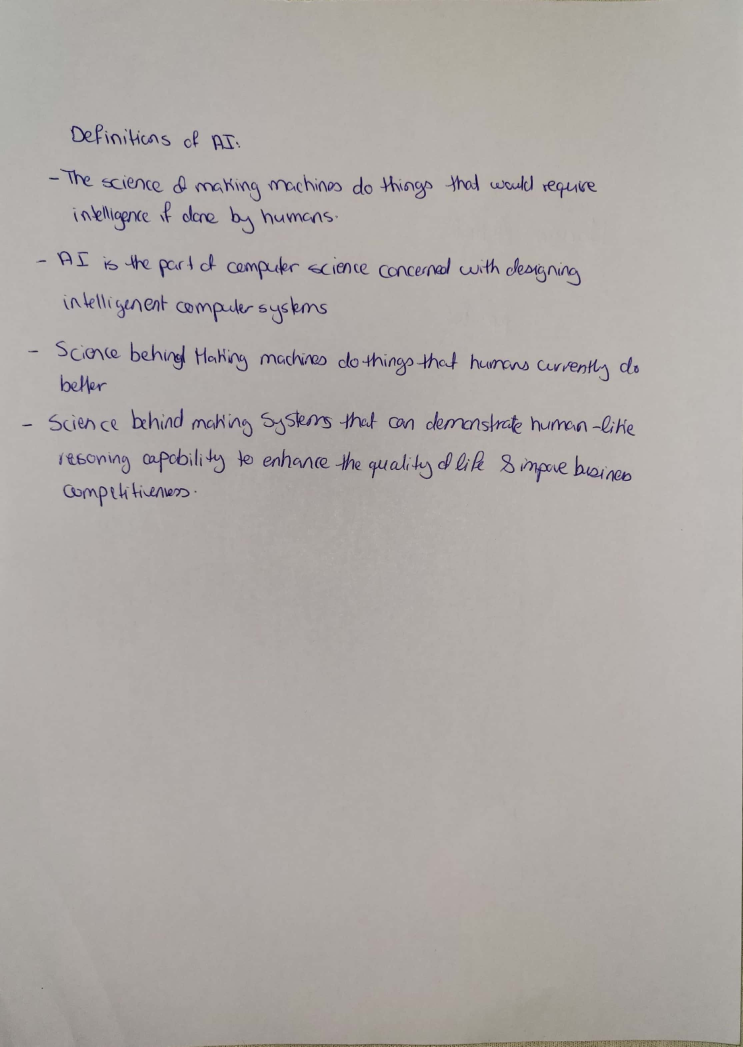
#> input picture testData/Females/F124.jpg, 2228 x 3140 px (shown at 1/3 size)
$ python -i cold_feature_extraction.py   (imports and definitions only)
#> lines starting #> are read from the running program, lines starting #| are printed output that depends on the picture; after the words box and inside, x2 and y2 are one past the last pixel; in counts of white or black regions, pixels touching at a corner belong together

from PIL import Image, ImageEnhance
import cv2
import numpy as np

N_RHO_BINS = 7
N_ANGLE_BINS = 12
N_BINS = N_RHO_BINS * N_ANGLE_BINS
BIN_SIZE = 360 // N_ANGLE_BINS
R_INNER = 5.0
R_OUTER = 35.0
K_S = np.arange(3, 8)
sharpness_factor=10
bordersize=3


def preprocess_image(img_file, sharpness_factor = 10, bordersize = 3):
#> called with img_file = 'testData/Females/F124.jpg', sharpness_factor = 10, bordersize = 3
    im = Image.open(img_file)
#> im is the input picture: PIL image 2228x3140 RGB; mean R, G, B 173.9, 169.1, 165.9

    enhancer = ImageEnhance.Sharpness(im)
    im_s_1 = enhancer.enhance(sharpness_factor)
    # plt.imshow(im_s_1, cmap='gray')

    (width, height) = (im.width * 2, im.height * 2)
#> width = 4456; height = 6280
    im_s_1 = im_s_1.resize((width, height))
#> im_s_1: PIL image 4456x6280 RGB
    image = np.array(im_s_1)
    image = cv2.copyMakeBorder(
        image,
        top=bordersize,
        bottom=bordersize,
        left=bordersize,
        right=bordersize,
        borderType=cv2.BORDER_CONSTANT,
        value=[255, 255, 255]
    )

    image = cv2.cvtColor(image, cv2.COLOR_BGR2GRAY)
#> image: shape (6286, 4462)
    image = cv2.GaussianBlur(image,(3,3),0)

    (thresh, bw_image) = cv2.threshold(image, 128, 255, cv2.THRESH_BINARY | cv2.THRESH_OTSU)
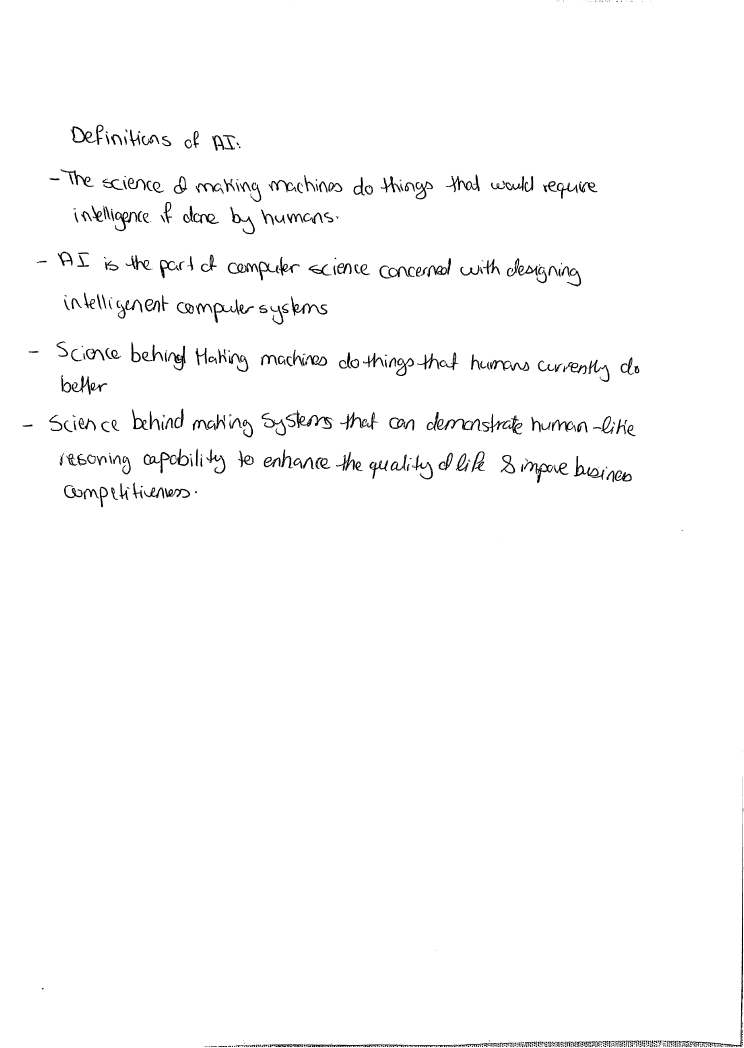
#> bw_image: shape (6286, 4462) (shown at 1/6 size); 98.4% white; 891 black regions (268 under 20 px)
#> thresh = 106

    return bw_image

def get_contour_pixels(bw_image):
    contours, _= cv2.findContours(bw_image, cv2.RETR_TREE, cv2.CHAIN_APPROX_NONE)
#> contours = 1188 contours, 430 with area under 20; largest, box (x1, y1, x2, y2) and area: (0, 0, 4462, 6286) 28037385, (4440, 4801, 4460, 6268) 8899, (425, 757, 580, 858) 8160, (1754, 2460, 1996, 2575) 6832, (3142, 2768, 3322, 2899) 5882
    contours = sorted(contours, key=cv2.contourArea, reverse=True)[1:]
#> contours = 1187 contours, 430 with area under 20; largest, box (x1, y1, x2, y2) and area: (4440, 4801, 4460, 6268) 8899, (425, 757, 580, 858) 8160, (1754, 2460, 1996, 2575) 6832, (3142, 2768, 3322, 2899) 5882, (2689, 1046, 2879, 1154) 5781

    img2 = bw_image.copy()[:,:,np.newaxis]
    img2 = np.concatenate([img2, img2, img2], axis = 2)
#> img2: shape (6286, 4462, 3); 98.4% white; 891 black regions (268 under 20 px)

    return contours

def get_cold_features(img_file, approx_poly_factor = 0.01):
    bw_image = preprocess_image(img_file, sharpness_factor, bordersize)
    contours = get_contour_pixels(bw_image)

    rho_bins_edges = np.log10(np.linspace(R_INNER, R_OUTER, N_RHO_BINS))
    feature_vectors = np.zeros((len(K_S), N_BINS))

    for j, k in enumerate(K_S):
        hist = np.zeros((N_RHO_BINS, N_ANGLE_BINS))
        for cnt in contours:
            epsilon = approx_poly_factor * cv2.arcLength(cnt,True)
            cnt = cv2.approxPolyDP(cnt,epsilon,True)
            n_pixels = len(cnt)

            point_1s = np.array([point[0] for point in cnt])
            x1s, y1s = point_1s[:, 0], point_1s[:, 1]
            point_2s = np.array([cnt[(i + k) % n_pixels][0] for i in range(n_pixels)])
            x2s, y2s = point_2s[:, 0], point_2s[:, 1]

            thetas = np.degrees(np.arctan2(y2s - y1s, x2s - x1s) + np.pi)
            rhos = np.sqrt((y2s - y1s) ** 2 + (x2s - x1s) ** 2)
            rhos_log_space = np.log10(rhos)

            quantized_rhos = np.zeros(rhos.shape, dtype=int)
            for i in range(N_RHO_BINS):
                quantized_rhos += (rhos_log_space < rho_bins_edges[i])

            for i, r_bin in enumerate(quantized_rhos):
                theta_bin = int(thetas[i] // BIN_SIZE) % N_ANGLE_BINS
                hist[r_bin - 1, theta_bin] += 1

        normalised_hist = hist / hist.sum()
        feature_vectors[j] = normalised_hist.flatten()

    return feature_vectors.flatten()

>>> result = get_cold_features('testData/Females/F124.jpg')

$ run again, on testData/Females/F125.jpg
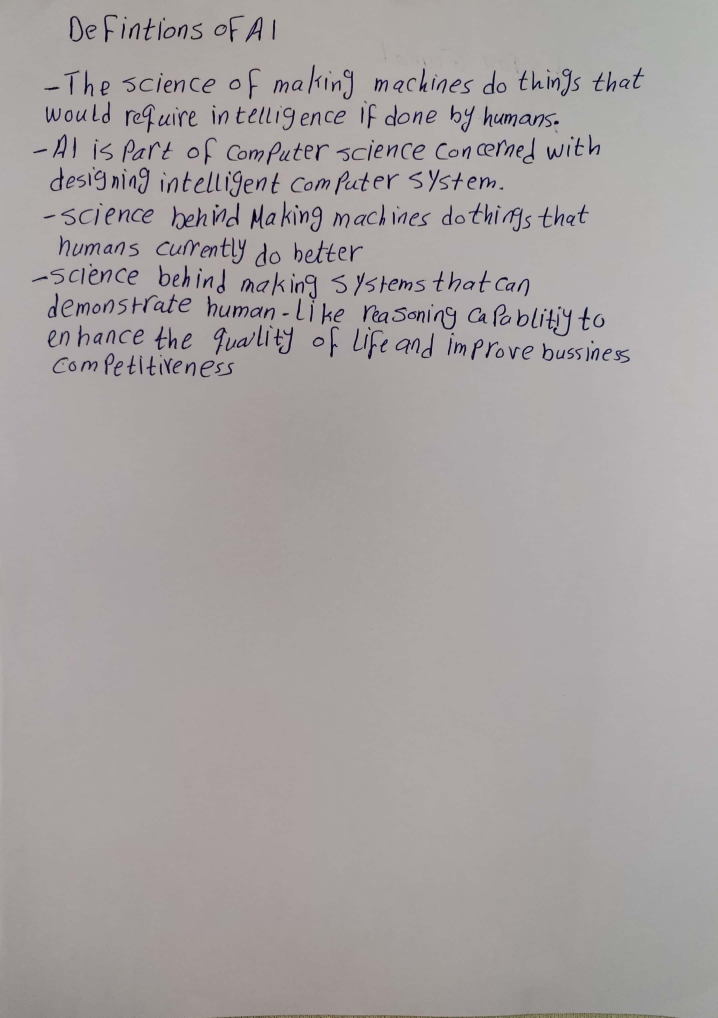
#> input picture testData/Females/F125.jpg, 2152 x 3052 px (shown at 1/3 size)
#> in preprocess_image, im is the input picture: PIL image 2152x3052 RGB; mean R, G, B 167.4, 162.4, 161.5
#> in preprocess_image, `image = cv2.copyMakeBorder( image, top=bordersize, bottom=bordersize, ..`:
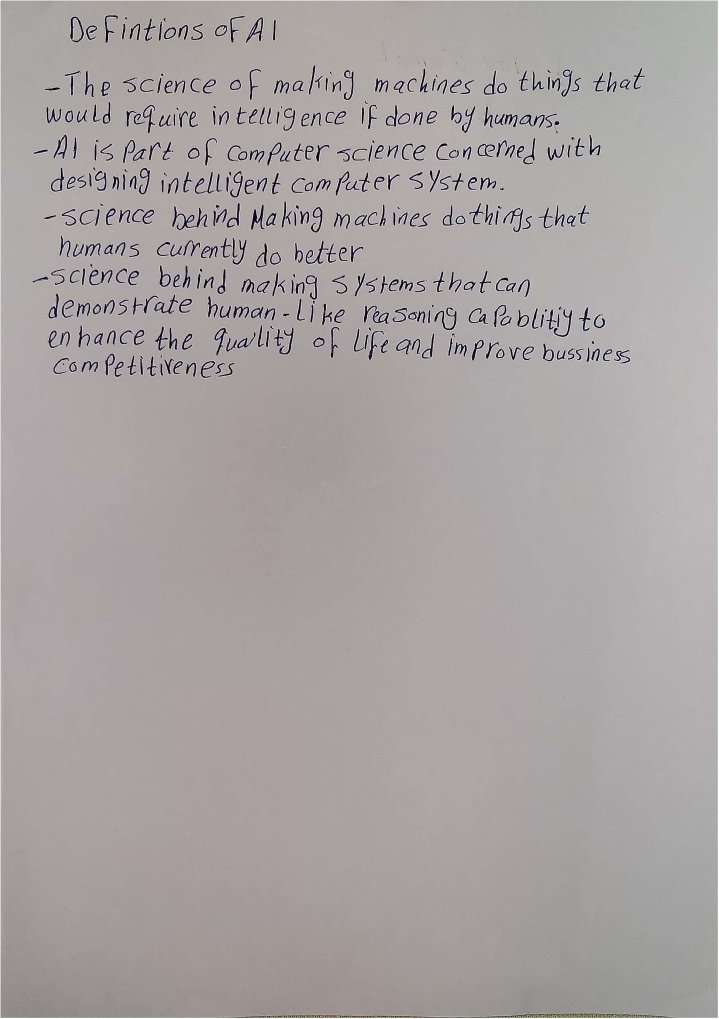
#> image: shape (6110, 4310, 3) (shown at 1/6 size); mean R, G, B 168.3, 163.5, 162.3
#> in preprocess_image, `(thresh, bw_image) = cv2.threshold(image, 128, 255, cv2.THRESH_BINARY ..`:
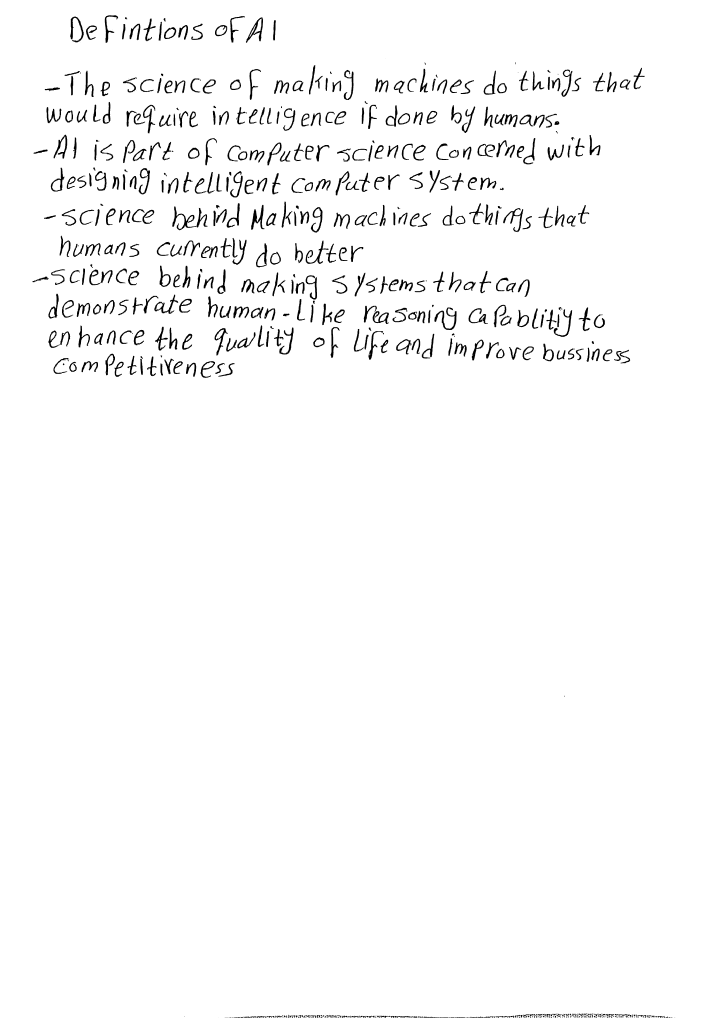
#> bw_image: shape (6110, 4310) (shown at 1/6 size); 97.6% white; 732 black regions (144 under 20 px)
#> thresh = 97
#> in get_contour_pixels, `contours, _= cv2.findContours(bw_image, cv2.RETR_TREE, cv2.CHAIN_APPRO..`: contours = 882 contours, 194 with area under 20; largest, box (x1, y1, x2, y2) and area: (0, 0, 4310, 6110) 26323681, (1033, 1237, 1247, 1383) 7892, (1474, 103, 1580, 258) 6414, (304, 1005, 387, 1150) 5422, (1535, 1458, 1604, 1605) 5163
#> in get_contour_pixels, `contours = sorted(contours, key=cv2.contourArea, reverse=True)[1:]`: contours = 881 contours, 194 with area under 20; largest, box (x1, y1, x2, y2) and area: (1033, 1237, 1247, 1383) 7892, (1474, 103, 1580, 258) 6414, (304, 1005, 387, 1150) 5422, (1535, 1458, 1604, 1605) 5163, (2605, 1844, 2740, 1981) 4778
#> img2: shape (6110, 4310, 3); 97.6% white; 732 black regions (144 under 20 px)

$ run again, on testData/Females/F126.jpg
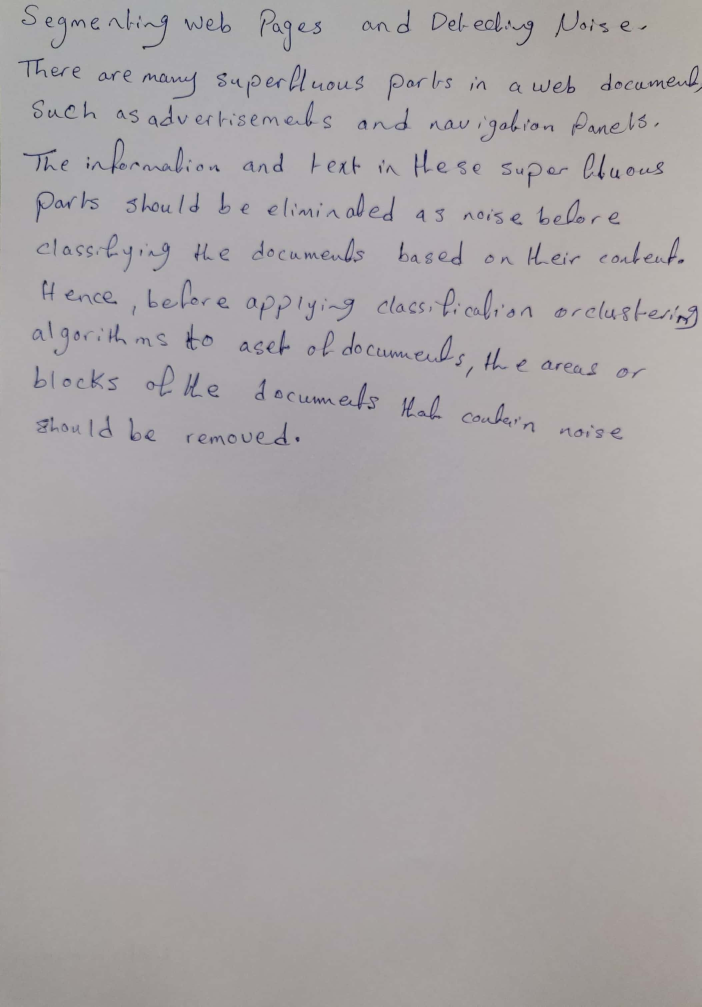
#> input picture testData/Females/F126.jpg, 2104 x 3020 px (shown at 1/3 size)
#> in preprocess_image, im is the input picture: PIL image 2104x3020 RGB; mean R, G, B 168.6, 164.1, 165.4
#> in preprocess_image, `(thresh, bw_image) = cv2.threshold(image, 128, 255, cv2.THRESH_BINARY ..`:
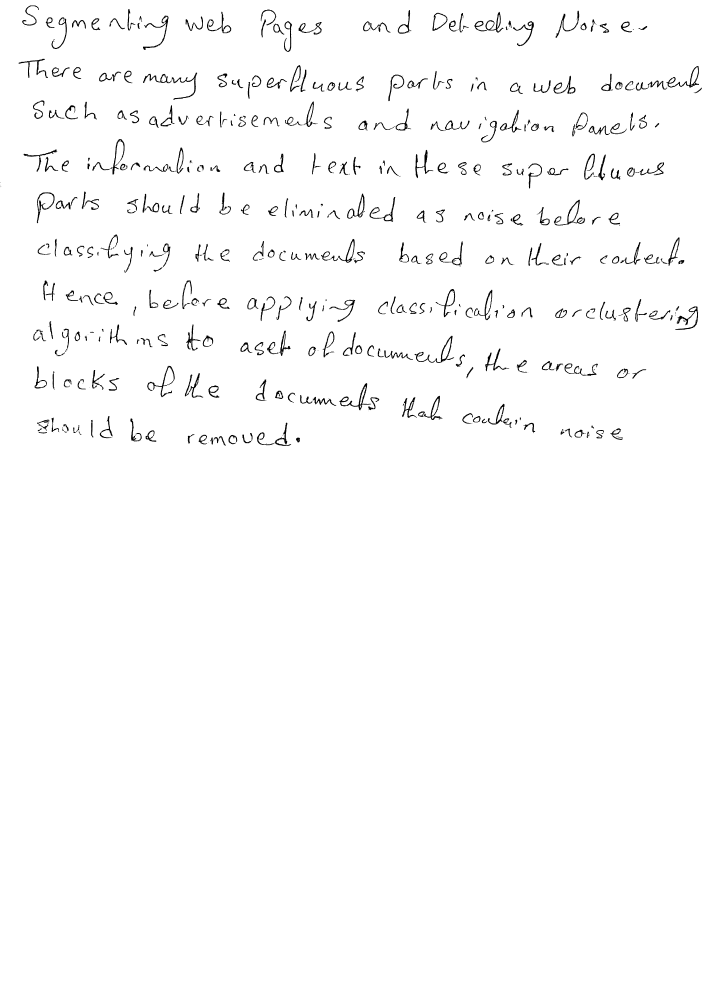
#> bw_image: shape (6046, 4214) (shown at 1/6 size); 98.3% white; 756 black regions (275 under 20 px)
#> thresh = 109
#> in get_contour_pixels, `contours, _= cv2.findContours(bw_image, cv2.RETR_TREE, cv2.CHAIN_APPRO..`: contours = 935 contours, 312 with area under 20; largest, box (x1, y1, x2, y2) and area: (0, 0, 4214, 6046) 25467585, (220, 1153, 328, 1341) 9692, (3322, 1197, 3512, 1354) 8260, (3998, 395, 4195, 526) 7292, (2594, 76, 2686, 187) 6572
#> in get_contour_pixels, `contours = sorted(contours, key=cv2.contourArea, reverse=True)[1:]`: contours = 934 contours, 312 with area under 20; largest, box (x1, y1, x2, y2) and area: (220, 1153, 328, 1341) 9692, (3322, 1197, 3512, 1354) 8260, (3998, 395, 4195, 526) 7292, (2594, 76, 2686, 187) 6572, (2035, 2298, 2228, 2463) 6281
#> img2: shape (6046, 4214, 3); 98.3% white; 756 black regions (275 under 20 px)
